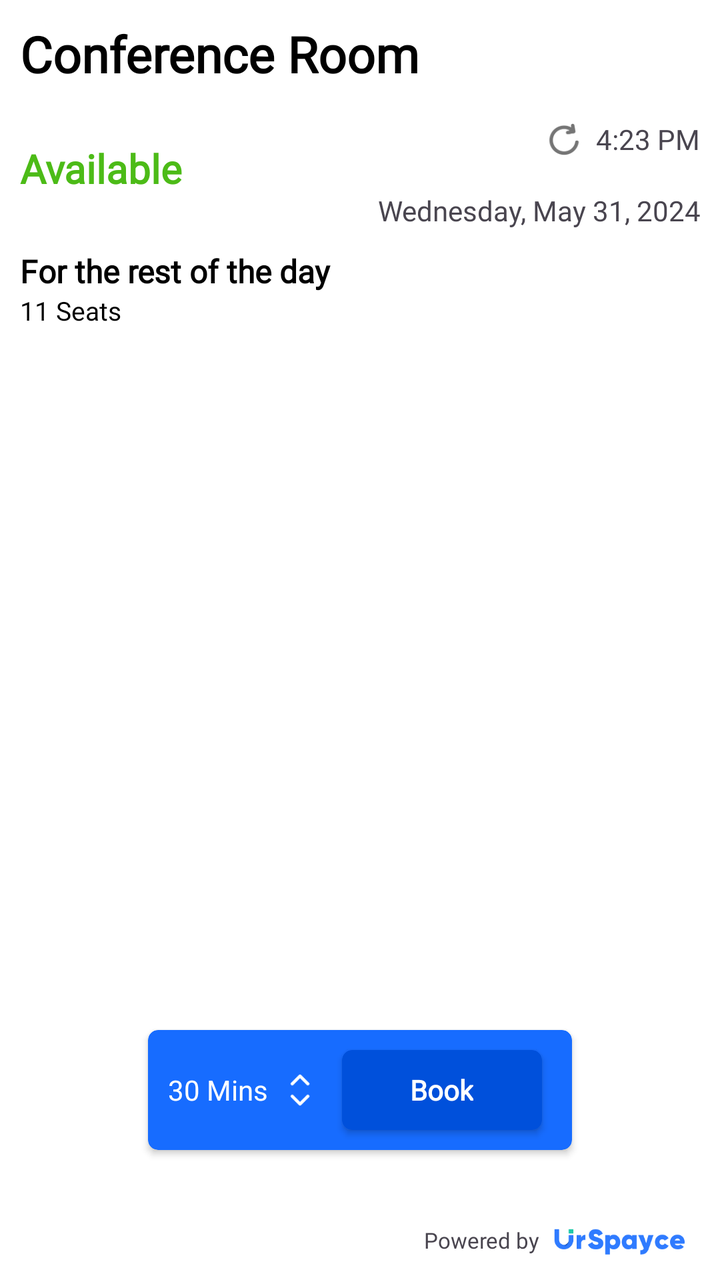
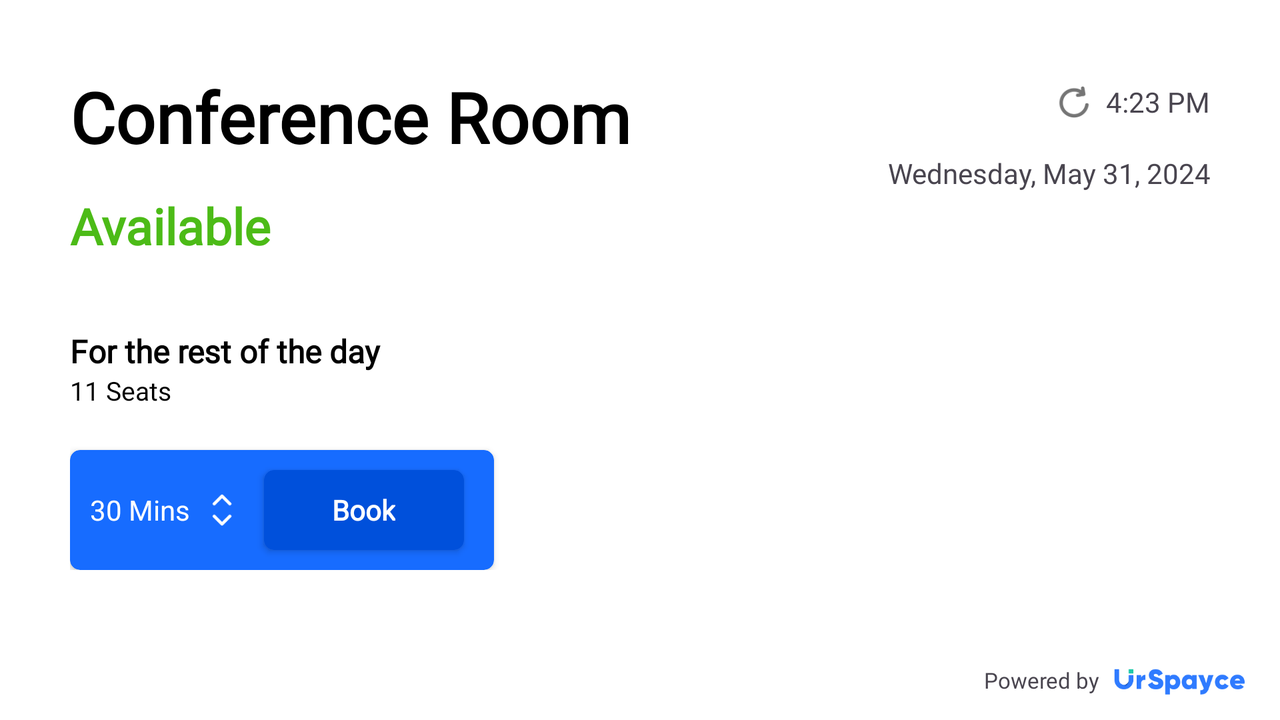

Two renders of one Android screen. The first uses the default layout on a phone; the second uses the alternative layout the repository ships for a different screen configuration, on a matching device. The two XML files are below.
<!-- AndroidManifest.xml: application theme Theme.RoomBooking -->
<!-- res/layout/activity_conference_room_available.xml -->
<?xml version="1.0" encoding="utf-8"?>
<layout xmlns:android="http://schemas.android.com/apk/res/android"
    xmlns:app="http://schemas.android.com/apk/res-auto"
    xmlns:tools="http://schemas.android.com/tools">

    <LinearLayout
        android:layout_width="match_parent"
        android:layout_height="match_parent"
        android:background="@color/white"
        android:orientation="vertical"
        tools:context=".Activity.ConferenceRoomAvailableActivity">

        <RelativeLayout
            android:layout_width="match_parent"
            android:layout_height="0dp"
            android:layout_weight="1">

            <LinearLayout
                android:layout_width="match_parent"
                android:layout_height="match_parent"
                android:layout_margin="10sp"
                android:orientation="vertical">

                <TextView
                    android:layout_width="match_parent"
                    android:layout_height="wrap_content"
                    android:fontFamily="@font/poppins_regular"
                    android:text="Conference Room"
                    android:textColor="@color/black"
                    android:textSize="25sp"
                    android:textStyle="bold" />

                <LinearLayout
                    android:layout_width="match_parent"
                    android:layout_height="wrap_content"
                    android:layout_marginTop="10sp"
                    android:orientation="horizontal">

                    <TextView
                        android:layout_width="match_parent"
                        android:layout_height="wrap_content"
                        android:layout_gravity="center"
                        android:layout_weight="1"
                        android:fontFamily="@font/poppins_regular"
                        android:text="Available"
                        android:textColor="@color/green_color"
                        android:textSize="20sp"
                        android:textStyle="bold" />

                    <LinearLayout
                        android:layout_width="match_parent"
                        android:layout_height="wrap_content"
                        android:layout_weight="1"
                        android:orientation="vertical">

                        <TextView
                            android:layout_width="wrap_content"
                            android:layout_height="wrap_content"
                            android:layout_gravity="end"
                            android:drawableLeft="@drawable/ic_refresh"
                            android:fontFamily="@font/poppins_regular"
                            android:gravity="center"
                            android:text="4:23 PM"
                            android:textAlignment="textEnd" />

                        <TextView
                            android:layout_width="match_parent"
                            android:layout_height="wrap_content"
                            android:layout_marginTop="10sp"
                            android:fontFamily="@font/poppins_regular"
                            android:text="Wednesday, May 31, 2024"
                            android:textAlignment="textEnd" />
                    </LinearLayout>

                </LinearLayout>

                <TextView
                    android:layout_width="match_parent"
                    android:layout_height="wrap_content"
                    android:layout_marginTop="10sp"
                    android:fontFamily="@font/poppins_regular"
                    android:text="For the rest of the day"
                    android:textColor="@color/black"
                    android:textSize="16sp"
                    android:textStyle="bold" />

                <TextView
                    android:layout_width="match_parent"
                    android:layout_height="wrap_content"
                    android:fontFamily="@font/poppins_regular"
                    android:text="11 Seats"
                    android:textColor="@color/black"
                    android:textSize="13sp" />

                <LinearLayout
                    android:layout_width="match_parent"
                    android:layout_height="match_parent"
                    android:layout_weight="1"
                    android:orientation="vertical">

                    <androidx.recyclerview.widget.RecyclerView
                        android:id="@+id/recyclerView"
                        android:layout_width="match_parent"
                        android:layout_height="wrap_content"
                        android:layout_marginTop="15sp"
                        android:layout_weight="1" />


                    <androidx.cardview.widget.CardView
                        android:id="@+id/cardView"
                        android:layout_width="wrap_content"
                        android:layout_height="wrap_content"
                        android:layout_gravity="center"
                        android:layout_margin="15sp"
                        app:cardBackgroundColor="@color/card_background_color"
                        app:cardCornerRadius="5sp">

                        <LinearLayout
                            android:layout_width="match_parent"
                            android:layout_height="wrap_content"
                            android:layout_marginHorizontal="10sp"
                            android:layout_marginVertical="5sp">

                            <TextView
                                android:layout_width="wrap_content"
                                android:layout_height="wrap_content"
                                android:layout_gravity="center"
                                android:text="30 Mins"
                                android:textColor="@color/white" />


                            <ImageView
                                android:layout_width="wrap_content"
                                android:layout_height="wrap_content"
                                android:layout_gravity="center"
                                android:src="@drawable/ic_unfold" />


                            <androidx.cardview.widget.CardView
                                android:layout_width="100sp"
                                android:layout_height="40sp"
                                android:layout_gravity="center"
                                android:layout_marginHorizontal="5sp"
                                android:layout_marginVertical="5sp"
                                app:cardBackgroundColor="#0050DB"
                                app:cardCornerRadius="5sp">

                                <RelativeLayout
                                    android:layout_width="match_parent"
                                    android:layout_height="match_parent">


                                    <TextView
                                        android:layout_width="wrap_content"
                                        android:layout_height="wrap_content"
                                        android:layout_centerInParent="true"
                                        android:fontFamily="@font/poppins_regular"
                                        android:text="Book"
                                        android:textColor="@color/white"
                                        android:textStyle="bold" />


                                </RelativeLayout>

                            </androidx.cardview.widget.CardView>

                        </LinearLayout>

                    </androidx.cardview.widget.CardView>

                </LinearLayout>

            </LinearLayout>

        </RelativeLayout>

        <LinearLayout
            android:layout_width="wrap_content"
            android:layout_height="wrap_content"
            android:layout_gravity="end"
            android:layout_margin="10sp">


            <TextView
                android:layout_width="wrap_content"
                android:layout_height="wrap_content"
                android:layout_gravity="center"
                android:fontFamily="@font/poppins_regular"
                android:text="Powered by"
                android:textSize="11sp" />

            <ImageView
                android:layout_width="80sp"
                android:layout_height="20sp"
                android:layout_gravity="center"
                android:src="@drawable/logo" />

        </LinearLayout>
    </LinearLayout>
</layout>
<!-- resources referenced by this layout -->
<resources>
  <color name="black">#FF000000</color>
  <color name="card_background_color">#176CFF</color>
  <color name="green_color">#4CBB17</color>
  <color name="white">#FFFFFFFF</color>
  <!-- drawable ic_refresh: png bitmap (drawable-hdpi, 892 bytes) -->
  <!-- drawable ic_unfold: png bitmap (drawable-hdpi, 684 bytes) -->
  <!-- drawable logo: png bitmap (drawable, 4017 bytes) -->
  <style name="Theme.RoomBooking" parent="Base.Theme.RoomBooking" />
  <style name="Base.Theme.RoomBooking" parent="Theme.Material3.DayNight.NoActionBar">
          
          
      </style>
</resources>
<!-- res/layout-w600dp/activity_conference_room_available.xml (the repository's variant of the layout above) -->
<!-- drawn on the phone turned sideways -->
<?xml version="1.0" encoding="utf-8"?>
<layout xmlns:android="http://schemas.android.com/apk/res/android"
    xmlns:app="http://schemas.android.com/apk/res-auto"
    xmlns:tools="http://schemas.android.com/tools">

    <LinearLayout
        android:layout_width="match_parent"
        android:layout_height="match_parent"
        android:background="@color/white"
        android:orientation="vertical"
        tools:context=".Activity.ConferenceRoomAvailableActivity">

        <RelativeLayout
            android:layout_width="match_parent"
            android:layout_height="0dp"
            android:layout_margin="25sp"
            android:layout_weight="1">

            <LinearLayout
                android:layout_width="match_parent"
                android:layout_height="match_parent"
                android:layout_margin="10sp"
                android:orientation="vertical">

                <LinearLayout
                    android:layout_width="match_parent"
                    android:layout_height="wrap_content"
                    android:orientation="horizontal">

                    <TextView
                        android:layout_width="match_parent"
                        android:layout_height="wrap_content"
                        android:layout_weight="1"
                        android:fontFamily="@font/poppins_regular"
                        android:text="Conference Room"
                        android:textColor="@color/black"
                        android:textSize="35sp"
                        android:textStyle="bold" />


                    <LinearLayout
                        android:layout_width="match_parent"
                        android:layout_height="wrap_content"
                        android:layout_weight="1"
                        android:orientation="vertical">

                        <TextView
                            android:layout_width="wrap_content"
                            android:layout_height="wrap_content"
                            android:layout_gravity="end"
                            android:drawableLeft="@drawable/ic_refresh"
                            android:fontFamily="@font/poppins_regular"
                            android:gravity="center"
                            android:text="4:23 PM"
                            android:textAlignment="textEnd" />

                        <TextView
                            android:layout_width="match_parent"
                            android:layout_height="wrap_content"
                            android:layout_marginTop="10sp"
                            android:fontFamily="@font/poppins_regular"
                            android:text="Wednesday, May 31, 2024"
                            android:textAlignment="textEnd" />
                    </LinearLayout>
                </LinearLayout>


                <LinearLayout
                    android:layout_width="match_parent"
                    android:layout_height="match_parent"
                    android:layout_weight="1"
                    android:orientation="horizontal">


                    <LinearLayout
                        android:layout_width="match_parent"
                        android:layout_height="match_parent"
                        android:layout_weight="1"
                        android:orientation="vertical">


                        <LinearLayout
                            android:layout_width="match_parent"
                            android:layout_height="match_parent"
                            android:layout_weight="1"
                            android:orientation="vertical">

                            <TextView
                                android:layout_width="match_parent"
                                android:layout_height="wrap_content"
                                android:layout_gravity="center"
                                android:fontFamily="@font/poppins_regular"
                                android:text="Available"
                                android:textColor="@color/green_color"
                                android:textSize="25sp"
                                android:textStyle="bold" />

                            <TextView
                                android:layout_width="match_parent"
                                android:layout_height="wrap_content"
                                android:layout_marginTop="35sp"
                                android:fontFamily="@font/poppins_regular"
                                android:text="For the rest of the day"
                                android:textColor="@color/black"
                                android:textSize="16sp"
                                android:textStyle="bold" />

                            <TextView
                                android:layout_width="match_parent"
                                android:layout_height="wrap_content"
                                android:fontFamily="@font/poppins_regular"
                                android:text="11 Seats"
                                android:textColor="@color/black"
                                android:textSize="13sp" />

                        </LinearLayout>


                        <androidx.cardview.widget.CardView
                            android:id="@+id/cardView"
                            android:layout_width="wrap_content"
                            android:layout_height="wrap_content"
                            app:cardBackgroundColor="@color/card_background_color"
                            app:cardCornerRadius="5sp">

                            <LinearLayout
                                android:layout_width="match_parent"
                                android:layout_height="wrap_content"
                                android:layout_marginHorizontal="10sp"
                                android:layout_marginVertical="5sp">

                                <TextView
                                    android:layout_width="wrap_content"
                                    android:layout_height="wrap_content"
                                    android:layout_gravity="center"
                                    android:text="30 Mins"
                                    android:textColor="@color/white" />


                                <ImageView
                                    android:layout_width="wrap_content"
                                    android:layout_height="wrap_content"
                                    android:layout_gravity="center"
                                    android:src="@drawable/ic_unfold" />


                                <androidx.cardview.widget.CardView
                                    android:layout_width="100sp"
                                    android:layout_height="40sp"
                                    android:layout_gravity="center"
                                    android:layout_marginHorizontal="5sp"
                                    android:layout_marginVertical="5sp"
                                    app:cardBackgroundColor="#0050DB"
                                    app:cardCornerRadius="5sp">

                                    <RelativeLayout
                                        android:layout_width="match_parent"
                                        android:layout_height="match_parent">


                                        <TextView
                                            android:layout_width="wrap_content"
                                            android:layout_height="wrap_content"
                                            android:layout_centerInParent="true"
                                            android:fontFamily="@font/poppins_regular"
                                            android:text="Book"
                                            android:textColor="@color/white"
                                            android:textStyle="bold" />


                                    </RelativeLayout>

                                </androidx.cardview.widget.CardView>

                            </LinearLayout>

                        </androidx.cardview.widget.CardView>

                    </LinearLayout>

                    <androidx.recyclerview.widget.RecyclerView
                        android:id="@+id/recyclerView"
                        android:layout_width="match_parent"
                        android:layout_height="wrap_content"
                        android:layout_marginTop="15sp"
                        android:layout_weight="1" />


                </LinearLayout>

            </LinearLayout>

        </RelativeLayout>

        <LinearLayout
            android:layout_width="wrap_content"
            android:layout_height="wrap_content"
            android:layout_gravity="end"
            android:layout_margin="10sp">


            <TextView
                android:layout_width="wrap_content"
                android:layout_height="wrap_content"
                android:layout_gravity="center"
                android:fontFamily="@font/poppins_regular"
                android:text="Powered by"
                android:textSize="11sp" />

            <ImageView
                android:layout_width="80sp"
                android:layout_height="20sp"
                android:layout_gravity="center"
                android:src="@drawable/logo" />

        </LinearLayout>
    </LinearLayout>
</layout>
